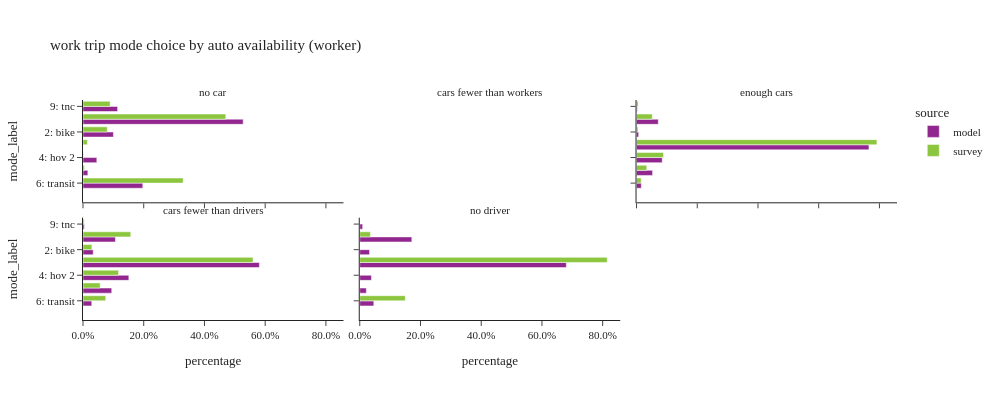

The notebook cell this image was saved under:
### Code cell
plot_mode_choice(wk_trip.filter(pl.col('auto_available_worker') != "no worker"), "auto_available_worker",
                 {"auto_available_worker": ["no car", "cars fewer than workers", "enough cars"],
                  "mode_label": ["1: walk", "2: bike", "3: sov", "4: hov 2", "5: hov 3+", "6: transit",
                                "8: school bus", "9: other-survey only"]},
                 "auto availability (worker)", 3, 400, 1000)

### Figure 1 — Plotly figure (JSON) as saved in the notebook; plotly's stock layout.template omitted (floating-point values rounded to 4 significant figures)
{"data": [{"alignmentgroup": "True", "customdata": [[27776], [5274], [2397], [839], [10369], [6000]], "hovertemplate": "source=model<br>auto_available_worker=no car<br>percentage=%{x}<br>mode_label=%{y}<br>sample count=%{customdata[0]}<extra></extra>", "legendgroup": "model", "marker": {"color": "#91268F", "pattern": {"shape": ""}}, "name": "model", "offsetgroup": "model", "orientation": "h", "showlegend": true, "textposition": "auto", "type": "bar", "x": [0.5275, 0.1002, 0.04552, 0.01593, 0.1969, 0.1139], "xaxis": "x4", "y": ["1: walk", "2: bike", "4: hov 2", "5: hov 3+", "6: transit", "9: tnc"], "yaxis": "y4"}, {"alignmentgroup": "True", "customdata": [[14], [105], [35], [7], [2], [2], [93], [7]], "hovertemplate": "source=survey<br>auto_available_worker=no car<br>percentage=%{x}<br>mode_label=%{y}<br>sample count=%{customdata[0]}<extra></extra>", "legendgroup": "survey", "marker": {"color": "#8CC63E", "pattern": {"shape": ""}}, "name": "survey", "offsetgroup": "survey", "orientation": "h", "showlegend": true, "textposition": "auto", "type": "bar", "x": [0.01031, 0.4702, 0.07981, 0.01453, 0.001073, 0.004778, 0.3298, 0.08945], "xaxis": "x4", "y": [null, "1: walk", "2: bike", "3: sov", "4: hov 2", "5: hov 3+", "6: transit", "9: tnc"], "yaxis": "y4"}, {"alignmentgroup": "True", "customdata": [[124137], [12335], [1326566], [146714], [91537], [27358], [23], [4394]], "hovertemplate": "source=model<br>auto_available_worker=enough cars<br>percentage=%{x}<br>mode_label=%{y}<br>sample count=%{customdata[0]}<extra></extra>", "legendgroup": "model", "marker": {"color": "#91268F", "pattern": {"shape": ""}}, "name": "model", "offsetgroup": "model", "orientation": "h", "showlegend": false, "textposition": "auto", "type": "bar", "x": [0.07163, 0.007117, 0.7654, 0.08466, 0.05282, 0.01579, 1.327e-05, 0.002535], "xaxis": "x6", "y": ["1: walk", "2: bike", "3: sov", "4: hov 2", "5: hov 3+", "6: transit", "8: school bus", "9: tnc"], "yaxis": "y6"}, {"alignmentgroup": "True", "customdata": [[15], [156], [37], [1399], [90], [41], [90], [5]], "hovertemplate": "source=survey<br>auto_available_worker=enough cars<br>percentage=%{x}<br>mode_label=%{y}<br>sample count=%{customdata[0]}<extra></extra>", "legendgroup": "survey", "marker": {"color": "#8CC63E", "pattern": {"shape": ""}}, "name": "survey", "offsetgroup": "survey", "orientation": "h", "showlegend": false, "textposition": "auto", "type": "bar", "x": [0.00838, 0.05199, 0.004784, 0.7917, 0.08896, 0.03364, 0.0153, 0.005226], "xaxis": "x6", "y": [null, "1: walk", "2: bike", "3: sov", "4: hov 2", "5: hov 3+", "6: transit", "9: tnc"], "yaxis": "y6"}, {"alignmentgroup": "True", "customdata": [[37675], [11863], [205009], [53276], [33410], [10187], [5], [1523]], "hovertemplate": "source=model<br>auto_available_worker=cars fewer than drivers<br>percentage=%{x}<br>mode_label=%{y}<br>sample count=%{customdata[0]}<extra></extra>", "legendgroup": "model", "marker": {"color": "#91268F", "pattern": {"shape": ""}}, "name": "model", "offsetgroup": "model", "orientation": "h", "showlegend": false, "textposition": "auto", "type": "bar", "x": [0.1067, 0.03361, 0.5808, 0.1509, 0.09466, 0.02886, 1.417e-05, 0.004315], "xaxis": "x", "y": ["1: walk", "2: bike", "3: sov", "4: hov 2", "5: hov 3+", "6: transit", "8: school bus", "9: tnc"], "yaxis": "y"}, {"alignmentgroup": "True", "customdata": [[4], [87], [51], [187], [44], [17], [63], [2]], "hovertemplate": "source=survey<br>auto_available_worker=cars fewer than drivers<br>percentage=%{x}<br>mode_label=%{y}<br>sample count=%{customdata[0]}<extra></extra>", "legendgroup": "survey", "marker": {"color": "#8CC63E", "pattern": {"shape": ""}}, "name": "survey", "offsetgroup": "survey", "orientation": "h", "showlegend": false, "textposition": "auto", "type": "bar", "x": [0.001356, 0.1572, 0.02935, 0.5599, 0.117, 0.05653, 0.07482, 0.003828], "xaxis": "x", "y": [null, "1: walk", "2: bike", "3: sov", "4: hov 2", "5: hov 3+", "6: transit", "9: tnc"], "yaxis": "y"}, {"alignmentgroup": "True", "customdata": [[2610], [490], [10353], [585], [330], [704], [1], [145]], "hovertemplate": "source=model<br>auto_available_worker=no driver<br>percentage=%{x}<br>mode_label=%{y}<br>sample count=%{customdata[0]}<extra></extra>", "legendgroup": "model", "marker": {"color": "#91268F", "pattern": {"shape": ""}}, "name": "model", "offsetgroup": "model", "orientation": "h", "showlegend": false, "textposition": "auto", "type": "bar", "x": [0.1715, 0.0322, 0.6803, 0.03844, 0.02168, 0.04626, 6.571e-05, 0.009528], "xaxis": "x2", "y": ["1: walk", "2: bike", "3: sov", "4: hov 2", "5: hov 3+", "6: transit", "8: school bus", "9: tnc"], "yaxis": "y2"}, {"alignmentgroup": "True", "customdata": [[1], [4], [2]], "hovertemplate": "source=survey<br>auto_available_worker=no driver<br>percentage=%{x}<br>mode_label=%{y}<br>sample count=%{customdata[0]}<extra></extra>", "legendgroup": "survey", "marker": {"color": "#8CC63E", "pattern": {"shape": ""}}, "name": "survey", "offsetgroup": "survey", "orientation": "h", "showlegend": false, "textposition": "auto", "type": "bar", "x": [0.03513, 0.815, 0.1499], "xaxis": "x2", "y": ["1: walk", "3: sov", "6: transit"], "yaxis": "y2"}], "layout": {"annotations": [{"font": {}, "showarrow": false, "text": "cars fewer than drivers", "x": 0.16, "xanchor": "center", "xref": "paper", "y": 0.465, "yanchor": "bottom", "yref": "paper"}, {"font": {}, "showarrow": false, "text": "no driver", "x": 0.5, "xanchor": "center", "xref": "paper", "y": 0.465, "yanchor": "bottom", "yref": "paper"}, {"font": {}, "showarrow": false, "text": "no car", "x": 0.16, "xanchor": "center", "xref": "paper", "y": 1.0, "yanchor": "bottom", "yref": "paper"}, {"font": {}, "showarrow": false, "text": "cars fewer than workers", "x": 0.5, "xanchor": "center", "xref": "paper", "y": 1.0, "yanchor": "bottom", "yref": "paper"}, {"font": {}, "showarrow": false, "text": "enough cars", "x": 0.84, "xanchor": "center", "xref": "paper", "y": 1.0, "yanchor": "bottom", "yref": "paper"}], "barmode": "group", "height": 400, "legend": {"title": {"text": "source"}, "tracegroupgap": 0}, "title": {"text": "work trip mode choice by auto availability (worker)"}, "width": 1000, "xaxis": {"anchor": "y", "domain": [0.0, 0.32], "tickformat": ".1%", "title": {"text": "percentage"}}, "xaxis2": {"anchor": "y2", "domain": [0.34, 0.66], "matches": "x", "tickformat": ".1%", "title": {"text": "percentage"}}, "xaxis3": {"anchor": "y3", "domain": [0.68, 1.0], "matches": "x", "tickformat": ".1%", "title": {"text": "percentage"}}, "xaxis4": {"anchor": "y4", "domain": [0.0, 0.32], "matches": "x", "showticklabels": false, "tickformat": ".1%"}, "xaxis5": {"anchor": "y5", "domain": [0.34, 0.66], "matches": "x", "showticklabels": false, "tickformat": ".1%"}, "xaxis6": {"anchor": "y6", "domain": [0.68, 1.0], "matches": "x", "showticklabels": false, "tickformat": ".1%"}, "yaxis": {"anchor": "x", "categoryarray": ["9: other-survey only", "8: school bus", "6: transit", "5: hov 3+", "4: hov 2", "3: sov", "2: bike", "1: walk"], "categoryorder": "array", "domain": [0.0, 0.465], "title": {"text": "mode_label"}}, "yaxis2": {"anchor": "x2", "domain": [0.0, 0.465], "matches": "y", "showticklabels": false}, "yaxis3": {"anchor": "x3", "domain": [0.0, 0.465], "matches": "y", "showticklabels": false}, "yaxis4": {"anchor": "x4", "categoryarray": ["9: other-survey only", "8: school bus", "6: transit", "5: hov 3+", "4: hov 2", "3: sov", "2: bike", "1: walk"], "categoryorder": "array", "domain": [0.535, 1.0], "matches": "y", "title": {"text": "mode_label"}}, "yaxis5": {"anchor": "x5", "domain": [0.535, 1.0], "matches": "y", "showticklabels": false}, "yaxis6": {"anchor": "x6", "domain": [0.535, 1.0], "matches": "y", "showticklabels": false}}}
